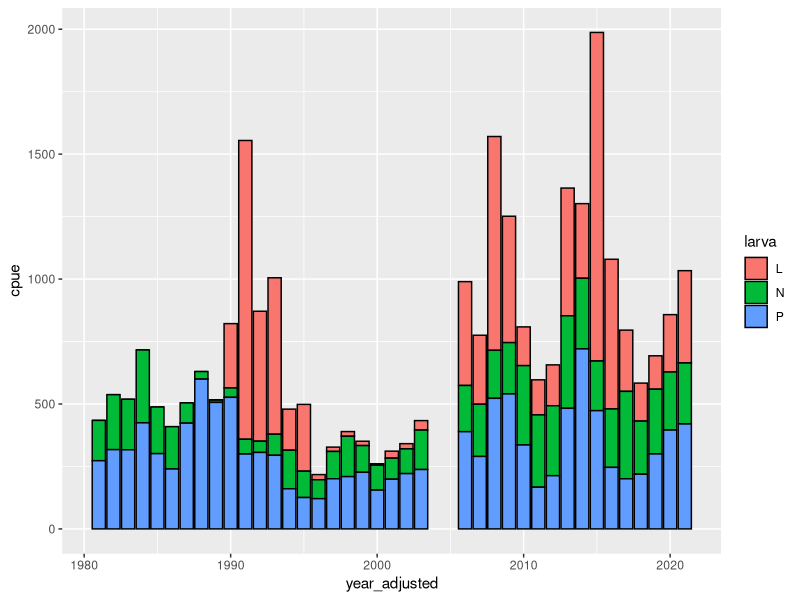
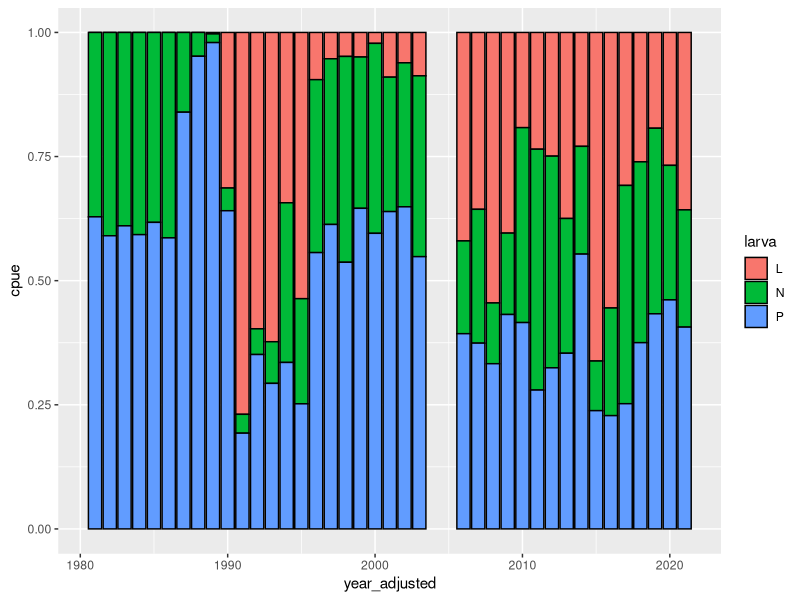
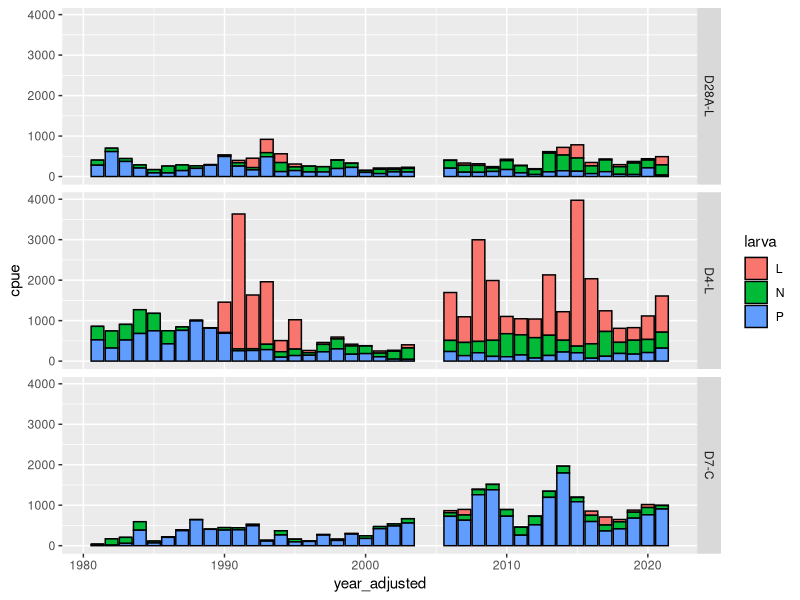
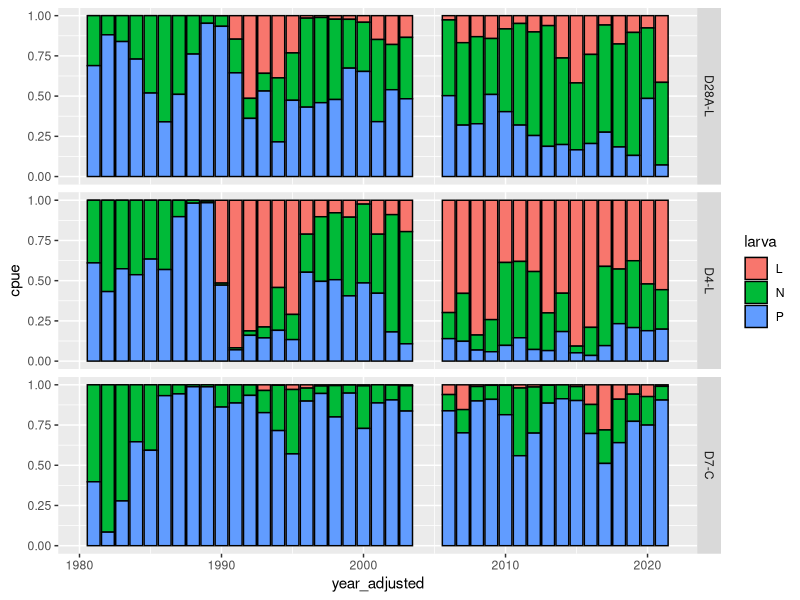
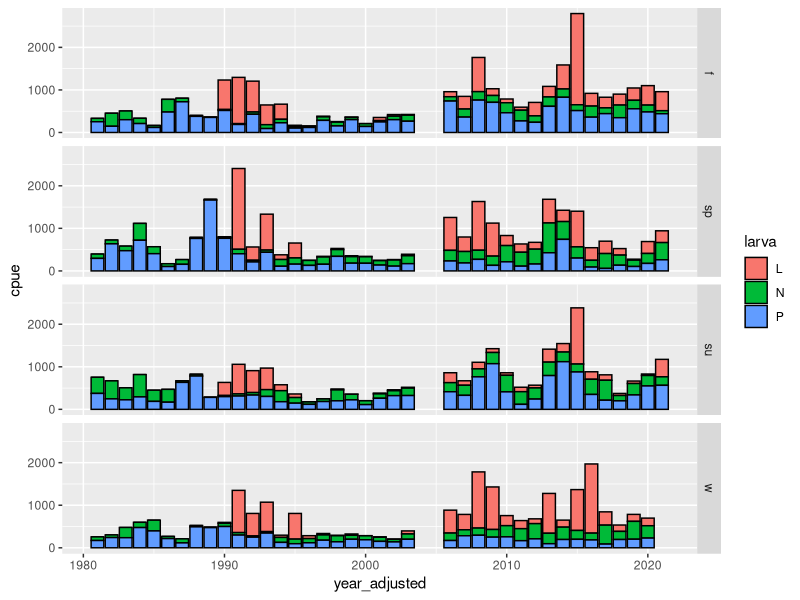
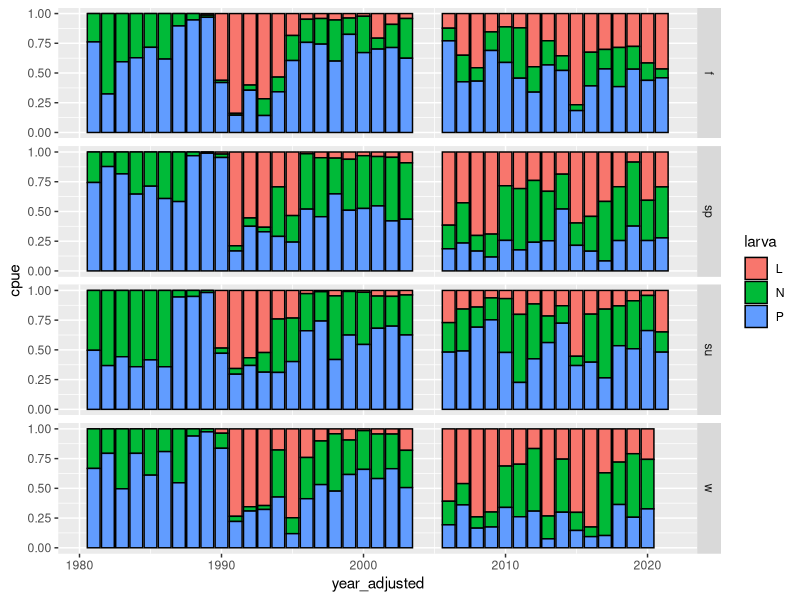
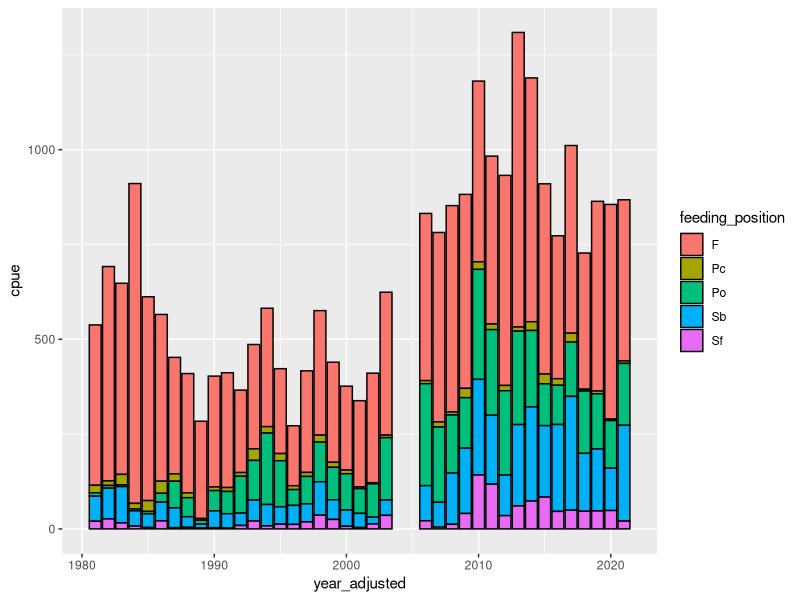
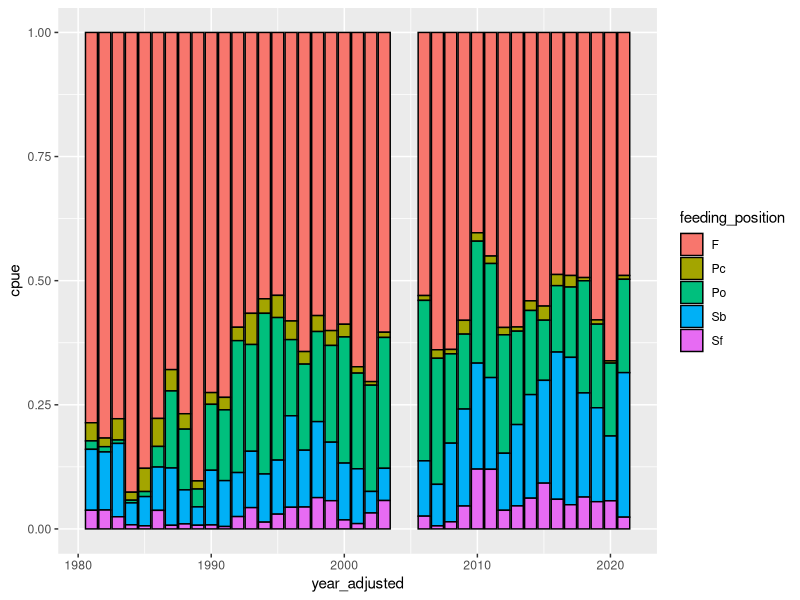

The R script that drew these images, in order: (Note: this script raises an error after producing the figures.)
#Drought traits project
#Benthic invertebrates
#distribution of traits through time
#Leela Dixit

#packages----
install.packages("tidyverse")
library(tidyverse)


#read in data----

#three taxa that are not IDed below family level
high_taxa <- c(1090, 1270, 1290 )

#three new taxa that don't have size data yet
new_taxa <- c(4740, 5130, 6565)

#abundances for the common 10 stn taxa by station and month (n = 66)
abund10stn <- read_csv("./benthic/data_output/benthic_common10_abundances_by_station.csv") %>% 
  #drop the three taxa that are not IDed below family level
  filter(!(organism_code %in% high_taxa) & !(organism_code %in% new_taxa))

#trait data for the common 10 stn taxa
#mostly just origin and size data but also more trait data for the 14 dominant taxa
traits <- read_csv("./benthic/data_output/benthic_common10_by_stn_trait_data_filled_06062025.csv") %>% 
  glimpse()


#format trait data----

#only keep planktonic larvae and trophic habit info
traits_pt <- traits %>%
  select(prop_d28, prop_d4, prop_d7,
         organism_code,
         native,
         target_taxon_name,
         trait,
         trait_value) %>%
  #only keeping larva and trophic habit trait data
  filter(trait %in% c("larva", "feeding_position")) %>%
  #pivot trait values so they each have their own column
  pivot_wider(names_from = trait,
              values_from = trait_value)

#format abundance data and summarize it by trait data---------

#add season column
abund10stn_seas <- abund10stn %>% 
  mutate(
    #add season column
    season = as.factor(
      case_when(month==12 | month==1 | month==2 ~ "w"
                ,month==3 | month==4 | month==5 ~ "sp"
                ,month==6 | month==7 | month==8 ~ "su"
                ,month==9 | month==10 | month==11 ~ "f"
      )),.after = month) %>% 
  glimpse()

#join trait data to abundance data
abund_trait <- abund10stn_seas %>% 
  left_join(traits_pt) %>% 
  glimpse()

#trait/abund data without clams

clam <- c("6730","6890")

abund_trait_noclam <- abund_trait %>% 
  filter(!(organism_code %in% clam))

#with clams: sum CPUE by trait----

#sum station by larva
abund_trait_disp <- abund_trait %>% 
  #sum cpue within station by larva
  group_by(station_code,year_adjusted, season, larva) %>% 
  summarise(cpue = (mean_cpue),.groups ='drop') %>% 
  glimpse()

#sum station by trophic habit
abund_trait_tro <- abund_trait %>%
  #sum cpue within station by trophic habit
  group_by(station_code,year_adjusted, season, feeding_position) %>% 
  summarise(cpue = (mean_cpue),.groups ='drop') %>% 
  glimpse()

#sum station by larva and trophic habit
abund_trait_disp_tro <- abund_trait %>% 
  #sum cpue within station by larva and trophic habit
  group_by(station_code,year_adjusted, season, larva, feeding_position) %>% 
  summarise(cpue = (mean_cpue),.groups ='drop') %>% 
  glimpse()

#sum station by larva, th, and origin
abund_trait_disp_tro_orig <- abund_trait %>% 
  #sum cpue within station by larva, th, and origin
  group_by(station_code,year_adjusted, season, native, larva, feeding_position) %>% 
  summarise(cpue = (mean_cpue),.groups ='drop') %>% 
  glimpse()


#mean CPUE at different time scales per trait----

#larva
#sum by year and station for larva
abund_trait_disp_stn_yr <- abund_trait_disp %>% 
  group_by(station_code,year_adjusted, larva) %>% 
  summarise(cpue = mean(cpue),.groups ='drop') %>% 
  glimpse()

#sum by year and season for larva
abund_trait_disp_seas_yr <- abund_trait_disp %>% 
  group_by(year_adjusted, season, larva) %>% 
  summarise(cpue = mean(cpue),.groups ='drop') %>% 
  glimpse()

#summarize by year for larva
abund_trait_disp_yr <- abund_trait_disp %>% 
  group_by(year_adjusted, larva) %>% 
  summarise(cpue = mean(cpue),.groups ='drop') %>% 
  glimpse()

#trophic habit
#sum by year and station for trophic habit
abund_trait_tro_stn_yr <- abund_trait_tro %>% 
  group_by(station_code,year_adjusted, feeding_position) %>% 
  summarise(cpue = mean(cpue),.groups ='drop') %>% 
  glimpse()

#sum by year and season for trophic habit
abund_trait_tro_seas_yr <- abund_trait_tro %>% 
  group_by(year_adjusted, season, feeding_position) %>% 
  summarise(cpue = mean(cpue),.groups ='drop') %>% 
  glimpse()

#summarize by year for trophic habit
abund_trait_tro_yr <- abund_trait_tro %>% 
  group_by(year_adjusted, feeding_position) %>% 
  summarise(cpue = mean(cpue),.groups ='drop') %>% 
  glimpse()

#mean CPUE at different time scales by combo traits----

#larva and trophic habit
#summarize by year and station
abund_trait_disp_tro_stn_yr <- abund_trait_disp_tro %>% 
  group_by(station_code,year_adjusted, larva, feeding_position) %>% 
  summarise(cpue = mean(cpue),.groups ='drop') %>% 
  glimpse()

#summarize by year and season
abund_trait_disp_tro_seas_yr <- abund_trait_disp_tro %>% 
  group_by(year_adjusted, season, larva, feeding_position) %>% 
  summarise(cpue = mean(cpue),.groups ='drop') %>% 
  glimpse()

#summarize by year
abund_trait_disp_tro_yr <- abund_trait_disp_tro %>% 
  group_by(year_adjusted, larva, feeding_position) %>% 
  summarise(cpue = mean(cpue),.groups ='drop') %>% 
  glimpse()

#larva and origin
#summarize by year and station
abund_trait_disp_orig_stn_yr <- abund_trait_disp_tro_orig %>% 
  group_by(station_code,year_adjusted, native, larva) %>% 
  summarise(cpue = mean(cpue),.groups ='drop') %>% 
  glimpse()

#summarize by year and season
abund_trait_disp_orig_seas_yr <- abund_trait_disp_tro_orig %>% 
  group_by(year_adjusted, season, larva, native) %>% 
  summarise(cpue = mean(cpue),.groups ='drop') %>% 
  glimpse()

#summarize by year
abund_trait_disp_orig_yr <- abund_trait_disp_tro_orig %>% 
  group_by(year_adjusted, larva, native) %>% 
  summarise(cpue = mean(cpue),.groups ='drop') %>% 
  glimpse()

#trophic habit and origin
#summarize by year and station
abund_trait_tro_orig_stn_yr <- abund_trait_disp_tro_orig %>% 
  group_by(station_code,year_adjusted, native, feeding_position) %>% 
  summarise(cpue = mean(cpue),.groups ='drop') %>% 
  glimpse()

#summarize by year and season
abund_trait_tro_orig_seas_yr <- abund_trait_disp_tro_orig %>% 
  group_by(year_adjusted, season, feeding_position, native) %>% 
  summarise(cpue = mean(cpue),.groups ='drop') %>% 
  glimpse()

#summarize by year
abund_trait_tro_orig_yr <- abund_trait_disp_tro_orig %>% 
  group_by(year_adjusted, feeding_position, native) %>% 
  summarise(cpue = mean(cpue),.groups ='drop') %>% 
  glimpse()

#larva plots----

#absolute abundance stacked bar plot by year
(plot_abund_disp_yr_abs <- ggplot(abund_trait_disp_yr, aes(x = year_adjusted, y = cpue, fill = larva))+
   geom_bar(stat = "identity", color = "black"))

#relative abundance stacked bar plot by year
(plot_abund_disp_yr_rel <- ggplot(abund_trait_disp_yr, aes(x = year_adjusted, y = cpue, fill = larva))+
    geom_bar(stat = "identity", position = "fill", color = "black"))

#very sharp increase in planktonic larva after introduction of clams, but surprising to see it drop pretty quickly

#absolute abundance stacked bar plot by station and year
(plot_abund_disp_stn_yr_abs <- ggplot(abund_trait_disp_stn_yr, aes(x = year_adjusted, y = cpue, fill = larva))+
    geom_bar(stat = "identity", color = "black")+
    facet_grid(station_code~.))
#D7 has most planktonic larva, makes sense with clams

#relative abundance stacked bar plot by station and year
(plot_abund_disp_stn_yr_rel <- ggplot(abund_trait_disp_stn_yr, aes(x = year_adjusted, y = cpue, fill = larva))+
    geom_bar(stat = "identity", position = "fill", color = "black")+
    facet_grid(station_code~.))
#increase in P in all, but drops in all but D7

#absolute abundance stacked bar plot by season and year
(plot_abund_disp_seas_yr_abs <- ggplot(abund_trait_disp_seas_yr, aes(x = year_adjusted, y = cpue, fill = larva))+
    geom_bar(stat = "identity", color = "black")+
    facet_grid(season~.))

#relative abundance stacked bar plot by season and year
(plot_abund_disp_seas_yr_rel <- ggplot(abund_trait_disp_seas_yr, aes(x = year_adjusted, y = cpue, fill = larva))+
    geom_bar(stat = "identity", position = "fill", color = "black")+
    facet_grid(season~.))


#trophic habit plots----

#absolute abundance stacked bar plot by year
(plot_abund_tro_yr_abs <- ggplot(abund_trait_tro_yr, aes(x = year_adjusted, y = cpue, fill = feeding_position))+
   geom_bar(stat = "identity", color = "black"))

#relative abundance stacked bar plot by year
(plot_abund_tro_yr_rel <- ggplot(abund_trait_tro_yr, aes(x = year_adjusted, y = cpue, fill = feeding_position))+
    geom_bar(stat = "identity", position = "fill", color = "black"))

#filter feeders boom with clams, but decrease over time. looks like their introduction allowed shredders to come into the system

#absolute abundance stacked bar plot by station and year
(plot_abund_tro_stn_yr_abs <- ggplot(abund_trait_tro_stn_yr, aes(x = year_adjusted, y = cpue, fill = feeding_position))+
    geom_bar(stat = "identity", color = "black")+
    facet_grid(station_code~.))

#relative abundance stacked bar plot by station and year
(plot_abund_tro_stn_yr_rel <- ggplot(abund_trait_tro_stn_yr, aes(x = year_adjusted, y = cpue, fill = feeding_position))+
    geom_bar(stat = "identity", position = "fill", color = "black")+
    facet_grid(station_code~.))

#shredders are mostly in D4 and D28...

#absolute abundance stacked bar plot by season and year
(plot_abund_tro_seas_yr_abs <- ggplot(abund_trait_tro_seas_yr, aes(x = year_adjusted, y = cpue, fill = feeding_position))+
    geom_bar(stat = "identity", color = "black")+
    facet_grid(season~.))

#relative abundance stacked bar plot by season and year
(plot_abund_tro_seas_yr_rel <- ggplot(abund_trait_tro_seas_yr, aes(x = year_adjusted, y = cpue, fill = feeding_position))+
    geom_bar(stat = "identity", position = "fill", color = "black")+
    facet_grid(season~.))

#combo plots----

#trophic habit and larva
#absolute abundance stacked bar plot by year
(plot_abund_disp_tro_yr_abs <- ggplot(abund_trait_disp_tro_yr, aes(x = year_adjusted, y = cpue, fill = feeding_position))+
   geom_bar(stat = "identity", color = "black")+
   facet_grid(larva~.))

#relative abundance stacked bar plot by year
(plot_abund_disp_tro_yr_rel <- ggplot(abund_trait_disp_tro_yr, aes(x = year_adjusted, y = cpue, fill = feeding_position))+
    geom_bar(stat = "identity", position = "fill", color = "black")+
    facet_grid(larva~.))

#absolute abundance stacked bar plot by station and year
(plot_abund_disp_tro_stn_yr_abs <- ggplot(abund_trait_disp_tro_stn_yr, aes(x = year_adjusted, y = cpue, fill = feeding_position))+
   geom_bar(stat = "identity", color = "black")+
   facet_grid(station_code~larva))

#relative abundance stacked bar plot by station and year
(plot_abund_disp_tro_stn_yr_rel <- ggplot(abund_trait_disp_tro_stn_yr, aes(x = year_adjusted, y = cpue, fill = feeding_position))+
    geom_bar(stat = "identity", position = "fill", color = "black")+
    facet_grid(station_code~larva))

#absolute abundance stacked bar plot by season and year
(plot_abund_disp_tro_seas_yr_abs <- ggplot(abund_trait_disp_tro_seas_yr, aes(x = year_adjusted, y = cpue, fill = larva))+
    geom_bar(stat = "identity", color = "black")+
    facet_grid(season~feeding_position))

#relative abundance stacked bar plot by season and year
(plot_abund_disp_tro_seas_yr_rel <- ggplot(abund_trait_disp_tro_seas_yr, aes(x = year_adjusted, y = cpue, fill = feeding_position))+
    geom_bar(stat = "identity", position = "fill", color = "black")+
    facet_grid(season~larva))

#trophic habit and origin
#absolute abundance stacked bar plot by year
(plot_abund_tro_orig_yr_abs <- ggplot(abund_trait_tro_orig_yr, aes(x = year_adjusted, y = cpue, fill = feeding_position))+
    geom_bar(stat = "identity", color = "black")+
    facet_grid(native~.))

#relative abundance stacked bar plot by year
(plot_abund_tro_orig_yr_rel <- ggplot(abund_trait_tro_orig_yr, aes(x = year_adjusted, y = cpue, fill = feeding_position))+
    geom_bar(stat = "identity", position = "fill", color = "black")+
    facet_grid(native~.))

#absolute abundance stacked bar plot by station and year
(plot_abund_tro_orig_stn_yr_abs <- ggplot(abund_trait_tro_orig_stn_yr, aes(x = year_adjusted, y = cpue, fill = feeding_position))+
    geom_bar(stat = "identity", color = "black")+
    facet_grid(station_code~native))

#relative abundance stacked bar plot by station and year
(plot_abund_tro_orig_stn_yr_rel <- ggplot(abund_trait_tro_orig_stn_yr, aes(x = year_adjusted, y = cpue, fill = feeding_position))+
    geom_bar(stat = "identity", position = "fill", color = "black")+
    facet_grid(station_code~native))

#absolute abundance stacked bar plot by season and year
(plot_abund_tro_orig_seas_yr_abs <- ggplot(abund_trait_tro_orig_seas_yr, aes(x = year_adjusted, y = cpue, fill = feeding_position))+
    geom_bar(stat = "identity", color = "black")+
    facet_grid(season~native))

#relative abundance stacked bar plot by season and year
(plot_abund_tro_orig_seas_yr_rel <- ggplot(abund_trait_tro_orig_seas_yr, aes(x = year_adjusted, y = cpue, fill = feeding_position))+
    geom_bar(stat = "identity", position = "fill", color = "black")+
    facet_grid(season~native))

#larva and origin
#absolute abundance stacked bar plot by year
(plot_abund_disp_orig_yr_abs <- ggplot(abund_trait_disp_orig_yr, aes(x = year_adjusted, y = cpue, fill = larva))+
    geom_bar(stat = "identity", color = "black")+
    facet_grid(native~.))

#relative abundance stacked bar plot by year
(plot_abund_disp_orig_yr_rel <- ggplot(abund_trait_disp_orig_yr, aes(x = year_adjusted, y = cpue, fill = larva))+
    geom_bar(stat = "identity", position = "fill", color = "black")+
    facet_grid(native~.))

#absolute abundance stacked bar plot by station and year
(plot_abund_disp_orig_stn_yr_abs <- ggplot(abund_trait_disp_orig_stn_yr, aes(x = year_adjusted, y = cpue, fill = larva))+
    geom_bar(stat = "identity", color = "black")+
    facet_grid(station_code~native))

#relative abundance stacked bar plot by station and year
(plot_abund_disp_orig_stn_yr_rel <- ggplot(abund_trait_disp_orig_stn_yr, aes(x = year_adjusted, y = cpue, fill = larva))+
    geom_bar(stat = "identity", position = "fill", color = "black")+
    facet_grid(station_code~native))

#absolute abundance stacked bar plot by season and year
(plot_abund_disp_orig_seas_yr_abs <- ggplot(abund_trait_disp_orig_seas_yr, aes(x = year_adjusted, y = cpue, fill = larva))+
    geom_bar(stat = "identity", color = "black")+
    facet_grid(season~native))

#relative abundance stacked bar plot by season and year
(plot_abund_disp_orig_seas_yr_rel <- ggplot(abund_trait_disp_orig_seas_yr, aes(x = year_adjusted, y = cpue, fill = larva))+
    geom_bar(stat = "identity", position = "fill", color = "black")+
    facet_grid(season~native))


#no clams: sum CPUE by trait----

#sum station by larva
abund_trait_noclam_disp <- abund_trait_noclam %>%
  #sum cpue within station by origin
  group_by(station_code,year_adjusted, season, larva) %>% 
  summarise(cpue = (mean_cpue),.groups ='drop') %>% 
  glimpse()

#sum station by trophic habit
abund_trait_noclam_tro <- abund_trait_noclam %>%
  #sum cpue within station by origin
  group_by(station_code,year_adjusted, season, feeding_position) %>% 
  summarise(cpue = (mean_cpue),.groups ='drop') %>% 
  glimpse()

#summarize station data by larva, trophic habit, origin
abund_trait_noclam_disp_tro_orig <- abund_trait_noclam %>% 
  #sum cpue within station by origin, larva, trophic habit
  group_by(station_code,year_adjusted, season, native, larva, feeding_position) %>% 
  summarise(cpue = (mean_cpue),.groups ='drop') %>% 
  glimpse()

#no clams: mean CPUE by different time scales per trait----

#larva
#summarize by year and station for larva
abund_trait_noclam_disp_stn_yr <- abund_trait_noclam_disp %>% 
  group_by(station_code,year_adjusted, larva) %>% 
  summarise(cpue = mean(cpue),.groups ='drop') %>% 
  glimpse()

#summarize by year and season for larva
abund_trait_noclam_disp_seas_yr <- abund_trait_noclam_disp %>% 
  group_by(year_adjusted, season, larva) %>% 
  summarise(cpue = mean(cpue),.groups ='drop') %>% 
  glimpse()

#summarize by year for larva
abund_trait_noclam_disp_yr <- abund_trait_noclam_disp %>% 
  group_by(year_adjusted, larva) %>% 
  summarise(cpue = mean(cpue),.groups ='drop') %>% 
  glimpse()

#trophic habit
#summarize by year and station for trophic habit
abund_trait_noclam_tro_stn_yr <- abund_trait_noclam_tro %>% 
  group_by(station_code,year_adjusted, feeding_position) %>% 
  summarise(cpue = mean(cpue),.groups ='drop') %>% 
  glimpse()

#summarize by year and season for trophic habit
abund_trait_noclam_tro_seas_yr <- abund_trait_noclam_tro %>% 
  group_by(year_adjusted, season, feeding_position) %>% 
  summarise(cpue = mean(cpue),.groups ='drop') %>% 
  glimpse()

#summarize by year for trophic habit
abund_trait_noclam_tro_yr <- abund_trait_noclam_tro %>% 
  group_by(year_adjusted, feeding_position) %>% 
  summarise(cpue = mean(cpue),.groups ='drop') %>% 
  glimpse()


#no clams: mean CPUE by different time scales by combo trait----

#larva and trophic habit
#summarize by year and station
abund_trait_noclam_disp_tro_stn_yr <- abund_trait_noclam_disp_tro_orig %>% 
  group_by(station_code,year_adjusted, larva, feeding_position) %>% 
  summarise(cpue = mean(cpue),.groups ='drop') %>% 
  glimpse()

#summarize by year and season
abund_trait_noclam_disp_tro_seas_yr <- abund_trait_noclam_disp_tro_orig %>% 
  group_by(year_adjusted, season, larva, feeding_position) %>% 
  summarise(cpue = mean(cpue),.groups ='drop') %>% 
  glimpse()

#summarize by year
abund_trait_noclam_disp_tro_yr <- abund_trait_noclam_disp_tro_orig %>% 
  group_by(year_adjusted, larva, feeding_position) %>% 
  summarise(cpue = mean(cpue),.groups ='drop') %>% 
  glimpse()

#larva and origin
#summarize by year and station
abund_trait_noclam_disp_orig_stn_yr <- abund_trait_noclam_disp_tro_orig %>% 
  group_by(station_code,year_adjusted, larva, native) %>% 
  summarise(cpue = mean(cpue),.groups ='drop') %>% 
  glimpse()

#summarize by year and season
abund_trait_noclam_disp_orig_seas_yr <- abund_trait_noclam_disp_tro_orig %>% 
  group_by(year_adjusted, season, larva, native) %>% 
  summarise(cpue = mean(cpue),.groups ='drop') %>% 
  glimpse()

#summarize by year
abund_trait_noclam_disp_orig_yr <- abund_trait_noclam_disp_tro_orig %>% 
  group_by(year_adjusted, larva, native) %>% 
  summarise(cpue = mean(cpue),.groups ='drop') %>% 
  glimpse()

#trophic habit and origin
#summarize by year and station
abund_trait_noclam_tro_orig_stn_yr <- abund_trait_noclam_disp_tro_orig %>% 
  group_by(station_code,year_adjusted, native, feeding_position) %>% 
  summarise(cpue = mean(cpue),.groups ='drop') %>% 
  glimpse()

#summarize by year and season
abund_trait_noclam_tro_orig_seas_yr <- abund_trait_noclam_disp_tro_orig %>% 
  group_by(year_adjusted, season, native, feeding_position) %>% 
  summarise(cpue = mean(cpue),.groups ='drop') %>% 
  glimpse()

#summarize by year
abund_trait_noclam_tro_orig_yr <- abund_trait_noclam_disp_tro_orig %>% 
  group_by(year_adjusted, native, feeding_position) %>% 
  summarise(cpue = mean(cpue),.groups ='drop') %>% 
  glimpse()


#no clam: larva plot----

#absolute abundance stacked bar plot by year
(plot_abund_noclam_disp_yr_abs <- ggplot(abund_trait_noclam_disp_yr, aes(x = year_adjusted, y = cpue, fill = larva))+
   geom_bar(stat = "identity", color = "black"))

#relative abundance stacked bar plot by year
(plot_abund_noclam_disp_yr_rel <- ggplot(abund_trait_noclam_disp_yr, aes(x = year_adjusted, y = cpue, fill = larva))+
    geom_bar(stat = "identity", position = "fill", color = "black"))

#absolute abundance stacked bar plot by station and year
(plot_abund_noclam_disp_stn_yr_abs <- ggplot(abund_trait_noclam_disp_stn_yr, aes(x = year_adjusted, y = cpue, fill = larva))+
    geom_bar(stat = "identity", color = "black")+
    facet_grid(station_code~.))

#relative abundance stacked bar plot by station and year
(plot_abund_noclam_disp_stn_yr_rel <- ggplot(abund_trait_noclam_disp_stn_yr, aes(x = year_adjusted, y = cpue, fill = larva))+
    geom_bar(stat = "identity", position = "fill", color = "black")+
    facet_grid(station_code~.))

#absolute abundance stacked bar plot by season and year
(plot_abund_noclam_disp_seas_yr_abs <- ggplot(abund_trait_noclam_disp_seas_yr, aes(x = year_adjusted, y = cpue, fill = larva))+
    geom_bar(stat = "identity", color = "black")+
    facet_grid(season~.))

#relative abundance stacked bar plot by season and year
(plot_abund_noclam_disp_seas_yr_rel <- ggplot(abund_trait_noclam_disp_seas_yr, aes(x = year_adjusted, y = cpue, fill = larva))+
    geom_bar(stat = "identity", position = "fill", color = "black")+
    facet_grid(season~.))


#no clam: trophic habit plot----
#absolute abundance stacked bar plot by year
(plot_abund_noclam_tro_yr_abs <- ggplot(abund_trait_noclam_tro_yr, aes(x = year_adjusted, y = cpue, fill = feeding_position))+
   geom_bar(stat = "identity", color = "black"))

#relative abundance stacked bar plot by year
(plot_abund_noclam_tro_yr_rel <- ggplot(abund_trait_noclam_tro_yr, aes(x = year_adjusted, y = cpue, fill = feeding_position))+
    geom_bar(stat = "identity", position = "fill", color = "black"))


#absolute abundance stacked bar plot by station and year
(plot_abund_noclam_tro_stn_yr_abs <- ggplot(abund_trait_noclam_tro_stn_yr, aes(x = year_adjusted, y = cpue, fill = feeding_position))+
    geom_bar(stat = "identity", color = "black")+
    facet_grid(station_code~.))

#relative abundance stacked bar plot by station and year
(plot_abund_noclam_tro_stn_yr_rel <- ggplot(abund_trait_noclam_tro_stn_yr, aes(x = year_adjusted, y = cpue, fill = feeding_position))+
    geom_bar(stat = "identity", position = "fill", color = "black")+
    facet_grid(station_code~.))

#absolute abundance stacked bar plot by season and year
(plot_abund_noclam_tro_seas_yr_abs <- ggplot(abund_trait_noclam_tro_seas_yr, aes(x = year_adjusted, y = cpue, fill = feeding_position))+
    geom_bar(stat = "identity", color = "black")+
    facet_grid(season~.))

#relative abundance stacked bar plot by season and year
(plot_abund_noclam_tro_seas_yr_rel <- ggplot(abund_trait_noclam_tro_seas_yr, aes(x = year_adjusted, y = cpue, fill = feeding_position))+
    geom_bar(stat = "identity", position = "fill", color = "black")+
    facet_grid(season~.))

#no clam: combo plots----

#trophic habit and larva
#absolute abundance stacked bar plot by year
(plot_abund_noclam_disp_tro_yr_abs <- ggplot(abund_trait_noclam_disp_tro_yr, aes(x = year_adjusted, y = cpue, fill = feeding_position))+
   geom_bar(stat = "identity", color = "black")+
   facet_grid(larva~.))

#relative abundance stacked bar plot by year
(plot_abund_noclam_disp_tro_yr_rel <- ggplot(abund_trait_noclam_disp_tro_yr, aes(x = year_adjusted, y = cpue, fill = feeding_position))+
    geom_bar(stat = "identity", position = "fill", color = "black")+
    facet_grid(larva~.))

#absolute abundance stacked bar plot by station and year
(plot_abund_noclam_disp_tro_stn_yr_abs <- ggplot(abund_trait_noclam_disp_tro_stn_yr, aes(x = year_adjusted, y = cpue, fill = feeding_position))+
    geom_bar(stat = "identity", color = "black")+
    facet_grid(station_code~larva))

#relative abundance stacked bar plot by station and year
(plot_abund_noclam_disp_tro_stn_yr_rel <- ggplot(abund_trait_noclam_disp_tro_stn_yr, aes(x = year_adjusted, y = cpue, fill = feeding_position))+
    geom_bar(stat = "identity", position = "fill", color = "black")+
    facet_grid(station_code~larva))

#absolute abundance stacked bar plot by season and year
(plot_abund_noclam_disp_tro_seas_yr_abs <- ggplot(abund_trait_noclam_disp_tro_seas_yr, aes(x = year_adjusted, y = cpue, fill = feeding_position))+
    geom_bar(stat = "identity", color = "black")+
    facet_grid(season~larva))

#relative abundance stacked bar plot by season and year
(plot_abund_noclam_disp_tro_seas_yr_rel <- ggplot(abund_trait_noclam_disp_tro_seas_yr, aes(x = year_adjusted, y = cpue, fill = feeding_position))+
    geom_bar(stat = "identity", position = "fill", color = "black")+
    facet_grid(season~larva))

#trophic habit and origin
#absolute abundance stacked bar plot by year
(plot_abund_noclam_tro_orig_yr_abs <- ggplot(abund_trait_noclam_tro_orig_yr, aes(x = year_adjusted, y = cpue, fill = feeding_position))+
    geom_bar(stat = "identity", color = "black")+
    facet_grid(native~.))

#relative abundance stacked bar plot by year
(plot_abund_noclam_tro_orig_yr_rel <- ggplot(abund_trait_noclam_tro_orig_yr, aes(x = year_adjusted, y = cpue, fill = feeding_position))+
    geom_bar(stat = "identity", position = "fill", color = "black")+
    facet_grid(native~.))

#absolute abundance stacked bar plot by station and year
(plot_abund_noclam_tro_orig_stn_yr_abs <- ggplot(abund_trait_noclam_tro_orig_stn_yr, aes(x = year_adjusted, y = cpue, fill = feeding_position))+
    geom_bar(stat = "identity", color = "black")+
    facet_grid(station_code~native))

#relative abundance stacked bar plot by station and year
(plot_abund_noclam_tro_orig_stn_yr_rel <- ggplot(abund_trait_noclam_tro_orig_stn_yr, aes(x = year_adjusted, y = cpue, fill = feeding_position))+
    geom_bar(stat = "identity", position = "fill", color = "black")+
    facet_grid(station_code~native))

#absolute abundance stacked bar plot by season and year
(plot_abund_noclam_tro_orig_seas_yr_abs <- ggplot(abund_trait_noclam_tro_orig_seas_yr, aes(x = year_adjusted, y = cpue, fill = feeding_position))+
    geom_bar(stat = "identity", color = "black")+
    facet_grid(season~native))

#relative abundance stacked bar plot by season and year
(plot_abund_noclam_disp_tro_seas_yr_rel <- ggplot(abund_trait_noclam_tro_orig_seas_yr, aes(x = year_adjusted, y = cpue, fill = feeding_position))+
    geom_bar(stat = "identity", position = "fill", color = "black")+
    facet_grid(season~native))

#larva and origin
#absolute abundance stacked bar plot by year
(plot_abund_noclam_disp_orig_yr_abs <- ggplot(abund_trait_noclam_disp_orig_yr, aes(x = year_adjusted, y = cpue, fill = larva))+
    geom_bar(stat = "identity", color = "black")+
    facet_grid(native~.))

#relative abundance stacked bar plot by year
(plot_abund_noclam_disp_orig_yr_rel <- ggplot(abund_trait_noclam_disp_orig_yr, aes(x = year_adjusted, y = cpue, fill = larva))+
    geom_bar(stat = "identity", position = "fill", color = "black")+
    facet_grid(native~.))

#absolute abundance stacked bar plot by station and year
(plot_abund_noclam_disp_orig_stn_yr_abs <- ggplot(abund_trait_noclam_disp_orig_stn_yr, aes(x = year_adjusted, y = cpue, fill = larva))+
    geom_bar(stat = "identity", color = "black")+
    facet_grid(station_code~native))

#relative abundance stacked bar plot by station and year
(plot_abund_noclam_disp_orig_stn_yr_rel <- ggplot(abund_trait_noclam_disp_orig_stn_yr, aes(x = year_adjusted, y = cpue, fill = larva))+
    geom_bar(stat = "identity", position = "fill", color = "black")+
    facet_grid(station_code~native))

#absolute abundance stacked bar plot by season and year
(plot_abund_noclam_disp_orig_seas_yr_abs <- ggplot(abund_trait_noclam_disp_orig_seas_yr, aes(x = year_adjusted, y = cpue, fill = larva))+
    geom_bar(stat = "identity", color = "black")+
    facet_grid(season~native))

#relative abundance stacked bar plot by season and year
(plot_abund_noclam_disp_orig_seas_yr_rel <- ggplot(abund_trait_noclam_disp_orig_seas_yr, aes(x = year_adjusted, y = cpue, fill = larva))+
    geom_bar(stat = "identity", position = "fill", color = "black")+
    facet_grid(season~native))


#Plots of proportion of organisms with planktonic larvae vs total organisms---------------
#inspired by Nichols and Thompson 1985


#create df that calculates proportion of organisms with planktonic larvae
abund_trait_sample_sum_plank <- abund_trait %>% 
  group_by(sample_date,station_code,larva) %>% 
  summarize(total_cpue = sum(mean_cpue)) %>% 
  #convert long to wide
  pivot_wider(names_from = larva, values_from = total_cpue) %>% 
  #calculate proportion
  mutate(plankton_prop = P/(N+P)
         ,total_ct = N + P
         )
  
#plot data
(plot_plankton_prop <- ggplot(abund_trait_sample_sum_plank, aes(x = total_ct, y = plankton_prop))+
    geom_point()+
    facet_grid("station_code")
  )

#Plots of proportion of organisms with planktonic larvae (except clams) vs total clams---------------


#create df that calculates proportion of organisms with planktonic larvae
abund_trait_sample_sum_plank_no_clam <- abund_trait_noclam %>% 
  group_by(sample_date,station_code,larva) %>% 
  summarize(total_cpue = sum(mean_cpue)) %>% 
  #convert long to wide
  pivot_wider(names_from = larva, values_from = total_cpue) %>% 
  #calculate proportion
  mutate(plankton_prop = P/(N+P)
         ,total_ct = N + P
  )

#create df that calculates total clams by sample
abund_trait_sample_sum_clams <- abund_trait %>% 
  filter(organism_code %in% clam) %>% 
  group_by(sample_date,station_code) %>% 
  summarize(clam_cpue = sum(mean_cpue))

#combine prop plankton and total clams dfs
plank_clam <- abund_trait_sample_sum_plank_no_clam %>% 
  left_join(abund_trait_sample_sum_clams)

#plot count data
# (plot_plankton_ct_noclam <- ggplot(plank_clam, aes(x = clam_cpue, y = total_ct))+
#     geom_point()+
#     facet_grid("station_code")
# )
#prop plot below is better

#plot count data
# (plot_plankton_count_noclam <- ggplot(plank_clam, aes(x = clam_cpue, y = P))+
#     geom_point()+
#     facet_grid("station_code")
# )
#because of outliers it is just harder to see pattern compared to looking at prop plot below

#plot prop data
(plot_plankton_prop_noclam <- ggplot(plank_clam, aes(x = clam_cpue, y = plankton_prop))+
    geom_point()+
    facet_grid("station_code")
)
#plot makes sense but I wonder if ALL organisms (regardless of traits) are at low abundance when clams are high

#plot non-clam cpue vs clam cpue
(plot_total_organisms_noclam <- ggplot(plank_clam, aes(x = clam_cpue, y = total_ct))+
    geom_point()+
    facet_grid("station_code")
)
#yes, at high clam densities everything else is low regardless of traits

#Plots of proportion of organisms (except clams) in different feeding habits vs total clams---------------

#create df that calculates proportion of organisms that filter feed
abund_trait_sample_sum_filter_no_clam <- abund_trait_noclam %>% 
  group_by(sample_date,station_code,feeding_position) %>% 
  summarize(total_cpue = sum(mean_cpue)) %>% 
  #convert long to wide
  pivot_wider(names_from = feeding_position, values_from = total_cpue) %>%   
  #calculate proportion
  mutate(total_cpue = sum(across(C:S),na.rm = T)
         ,filter_prop = F/total_cpue
  )

#combine prop filter and total clams dfs
filter_clam <- abund_trait_sample_sum_filter_no_clam %>% 
  left_join(abund_trait_sample_sum_clams)


#plot filter prop data
(plot_filter_prop_noclam <- ggplot(filter_clam, aes(x = clam_cpue, y = filter_prop))+
    geom_point()+
    facet_grid("station_code")
)
#declines with increasing clams

#plot shredder prop data
(plot_shredder_prop_noclam <- ggplot(filter_clam, aes(x = clam_cpue, y = S/total_cpue))+
    geom_point()+
    facet_grid("station_code")
)
#declines with increasing clams

#plot deposit feeder prop data
(plot_shredder_prop_noclam <- ggplot(filter_clam, aes(x = clam_cpue, y = D/total_cpue))+
    geom_point()+
    facet_grid("station_code")
)
#increases with clams; basically at high densities only deposit feeders coexist with clams

#plot deposit feeder count data
(plot_shredder_count_noclam <- ggplot(filter_clam, aes(x = clam_cpue, y = D))+
    geom_point()+
    facet_grid("station_code")
)
#what are the deposit feeds that remain with high clam abundance (>15,000 clams)?

#Look at the taxa present at very high clam densities-------------

#create dataframe
high_clam <- abund_trait_sample_sum_clams %>% 
  filter(clam_cpue > 15000) 

high_clam_taxa <- abund_trait %>% 
  inner_join(high_clam)  %>% 
  filter(mean_cpue>0 & !(organism_code%in%clam))

#plot high clam abundance vs other organism abundance
(plot_high_clam_taxa <- ggplot(high_clam_taxa, aes(x=clam_cpue, y=mean_cpue))+
    geom_point()+
    facet_wrap("organism_code",scales = "free_y")
  
)
#at high clam abundances (which is really just high Potamocorbula abundances) virtually all other
#are present at fairly low abundances compared to 4550 (amphipod Sinocorophium alienense)

#similar plot but by trophic habitat rather than taxon
(plot_high_clam_th <- ggplot(high_clam_taxa, aes(x=clam_cpue, y=mean_cpue))+
    geom_point()+
    facet_wrap("feeding_position"
               ,scales = "free_y"
               ,ncol = 1
               )
  
)


#community composition by station----
#community compostion by station, pre and post clam invasion----
